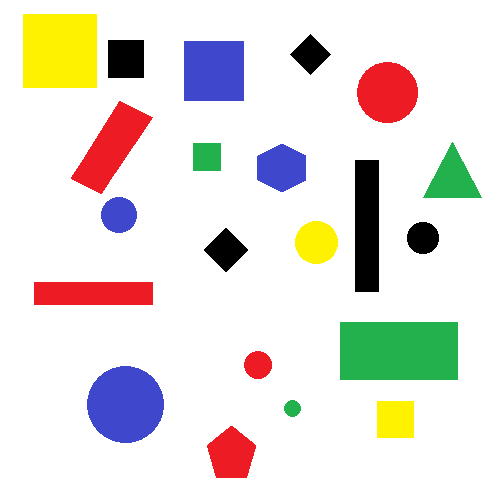
#> input picture Billede_manipulationer/python_images/Patterns2.png, 500 x 500 px
$ python find_largest_object.py
#> lines starting #> are read from the running program, lines starting #| are printed output that depends on the picture; after the words box and inside, x2 and y2 are one past the last pixel; in counts of white or black regions, pixels touching at a corner belong together
""" *****************************************************
      Billeder der skal manipuleres, bør ligge
      i folderen 'python_images' i samme folder som py-filerne
    *****************************************************
"""
import os
import pathlib
import cv2

myfile = "Patterns2.png"
#myfile = "test2.jpg"
#myfile = "En_firkant.png"
"""
myfile = "En_firkant_en_cirkel.png"
myfile = "En_firkant_en_stor_cirkel.png"
"""

mydir = os.path.expanduser("python_images")
path = pathlib.Path(mydir, myfile)

image = cv2.imread(str(path))
#> image is the input picture: shape (500, 500, 3); mean B, G, R 220.2, 225.8, 229.9
#print(image)
original = image.copy()
(h, w, c) = image.shape[:3]
#> h = 500; w = 500; c = 3
# display the image width, height, and number of channels to our
# terminal
print("width: {} pixels".format(w))
#| width: 500 pixels
print("height: {}  pixels".format(h))
#| height: 500  pixels
print("channels: {}".format(c))
#| channels: 3
cv2.imshow("Image - ORG",image)

# We need a grayscale
# version to be able to
# detect objects
img_gray = cv2.cvtColor(image, cv2.COLOR_BGR2GRAY)
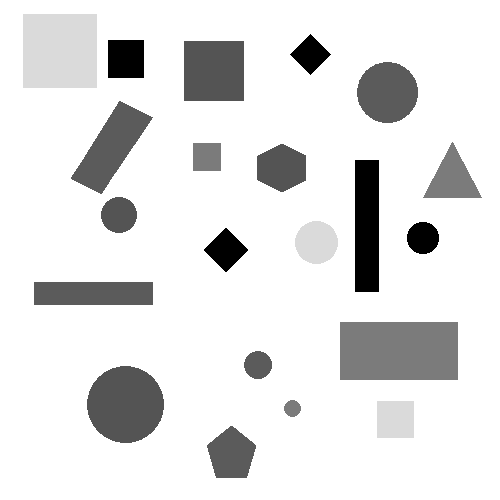
#> img_gray: shape (500, 500); min 0, max 255, mean 226.4
cv2.imshow("Image - Gray",img_gray)

blur = cv2.GaussianBlur(img_gray, (3, 3), 0)
thresh = cv2.threshold(blur, 1, 255, cv2.THRESH_BINARY_INV + cv2.THRESH_OTSU)[1]
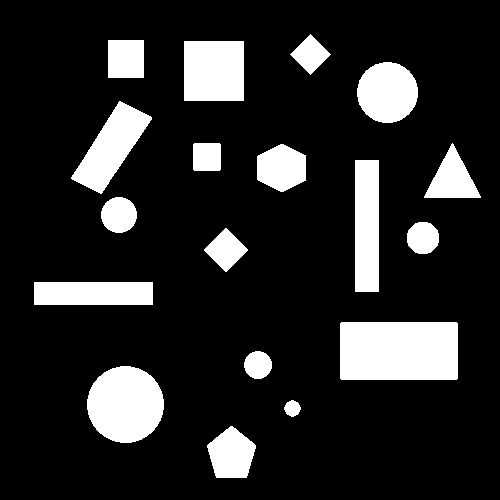
#> thresh: shape (500, 500); 15.6% white; 18 white regions
#print("Threshold value used: ", thres)
cv2.imshow("Image - Threshold",thresh)

# using a findContours() function
contours, _ = cv2.findContours(thresh, cv2.RETR_EXTERNAL, cv2.CHAIN_APPROX_SIMPLE)
#> contours = 18 contours; largest, box (x1, y1, x2, y2) and area: (340, 322, 458, 380) 6667, (87, 366, 164, 443) 4526, (184, 41, 244, 101) 3481, (71, 101, 152, 194) 3180, (355, 160, 379, 292) 3013

# Avoid using the whole image as an area
#contours = contours[1:] if len(contours) > 0 else contours[0:]

# Find the largest contour in the mask, then use
# it to compute the minimum enclosing circle and
# centroid
c = max(contours, key=cv2.contourArea)
#> c = [[341, 322], [340, 323], [340, 378], [341, 379], [456, 379], [457, 378], [457, 323], [456, 322]]
#print(c)
x,y,w,h = cv2.boundingRect(c)
#> x = 340; y = 322; w = 118; h = 58

# Draw rectangle
cv2.rectangle(image, (x-1, y-1), (x + w+1, y + h+1), (0,0,255), 4)
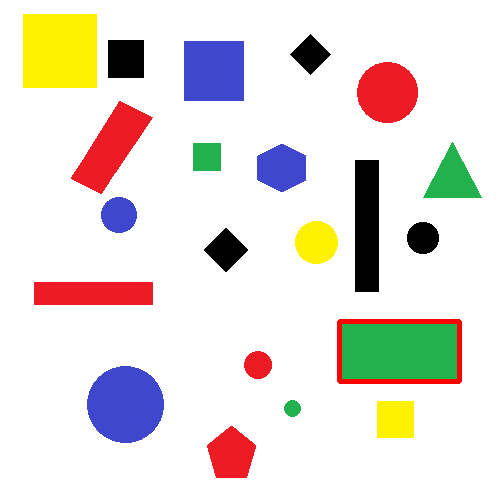
#> image: shape (500, 500, 3); 0.72% of pixels changed, all inside (x1, y1, x2, y2) = (337, 319, 462, 384)
cv2.imshow("Largest",image)

#save the largest object in own file
ROI = original[y:y+h, x:x+w]
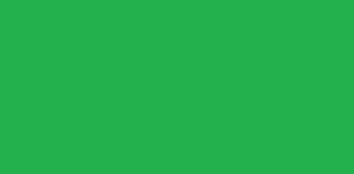
#> ROI: shape (58, 118, 3) (shown 3 times larger); mean B, G, R 76, 177, 34
cv2.imwrite('ROI.png', ROI)

cv2.waitKey(0) # Waits for any key
cv2.destroyAllWindows()

$ run again, with Billede_manipulationer/python_images/test2.jpg saved as Billede_manipulationer/python_images/Patterns2.png
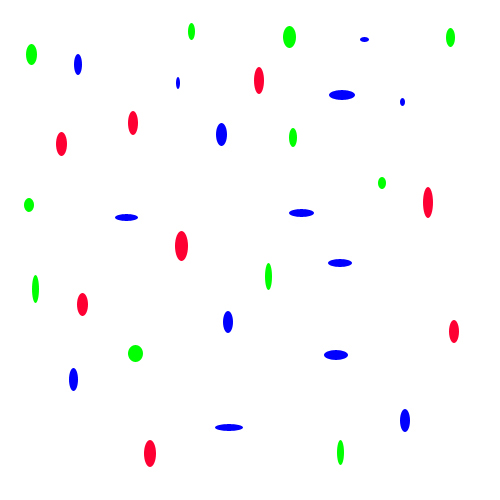
#> input picture Billede_manipulationer/python_images/test2.jpg, 500 x 500 px
#> image is the input picture: shape (500, 500, 3); mean B, G, R 251.9, 251.2, 251.4
#| width: 500 pixels
#| height: 500  pixels
#| channels: 3
#> `thresh = cv2.threshold(blur, 1, 255, cv2.THRESH_BINARY_INV + cv2.THRES..`:
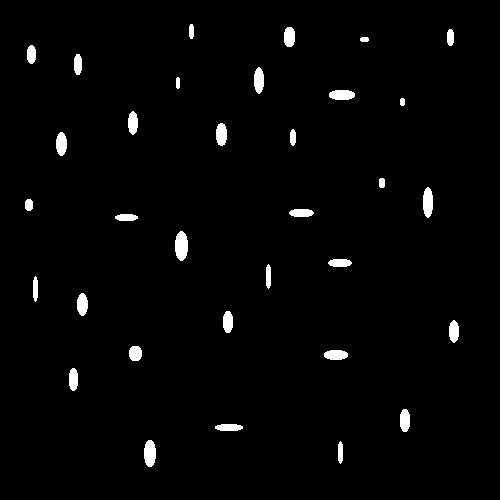
#> thresh: shape (500, 500); 2% white; 33 white regions
#> contours = 33 contours; largest, box (x1, y1, x2, y2) and area: (175, 231, 188, 261) 278, (144, 440, 156, 467) 234, (423, 187, 433, 218) 218, (329, 90, 355, 100) 191, (254, 67, 264, 94) 186
#> `c = max(contours, key=cv2.contourArea)`: c = contour of 24 points, box (x1, y1, x2, y2) (175, 231, 188, 261), area 278
#> `x,y,w,h = cv2.boundingRect(c)`: x = 175; y = 231; w = 13; h = 30
#> `cv2.rectangle(image, (x-1, y-1), (x + w+1, y + h+1), (0,0,255), 4)`:
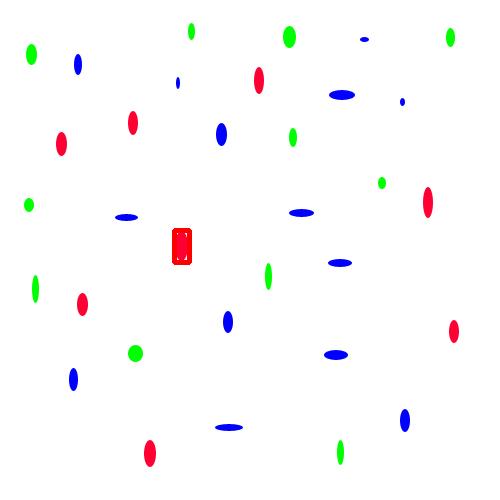
#> image: shape (500, 500, 3); 0.18% of pixels changed, all inside (x1, y1, x2, y2) = (172, 228, 192, 265)
